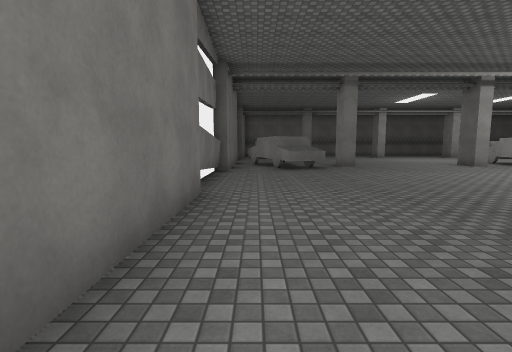
View 1 (above)

24 first-person views from a walk through a scene from a Unity 3-D project. The camera is 1.5 m above the floor, tilts 6° down and sees 85° across. The floor is counted in squares, 2 m on a side. Each view is taken from the middle of a square. On the plan, view 1 faces up. The plan holds only what a view shows up to about 10 squares ahead; the rest is blank. The place goes on beyond the plan. Surface patterns are stand-ins for the level's own textures.

View 2
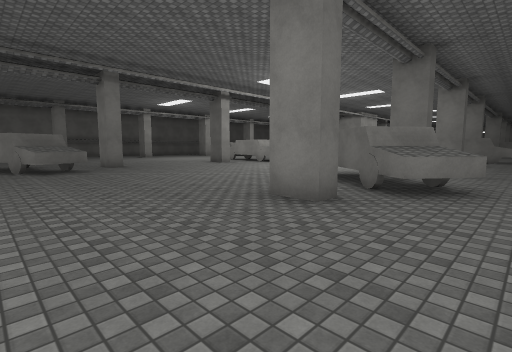

View 3
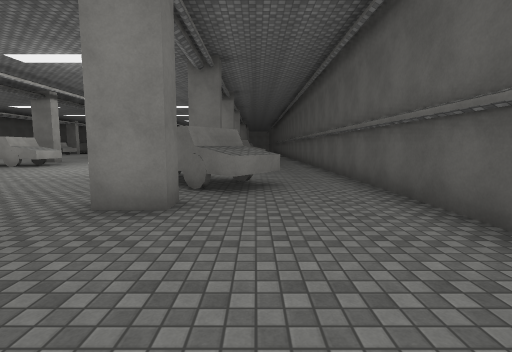

View 4
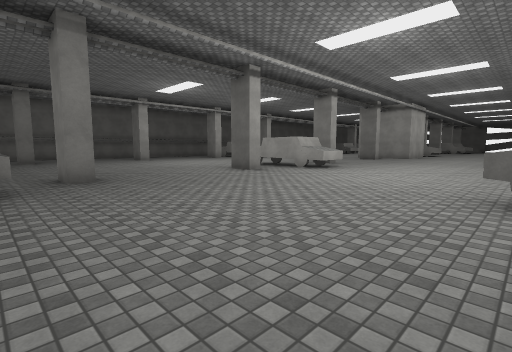

View 5
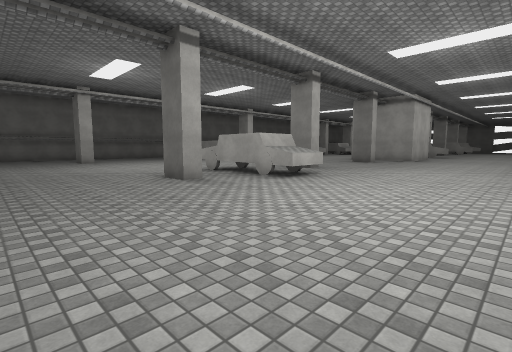

View 6
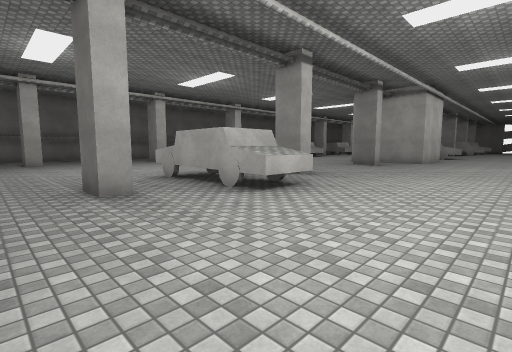

View 7
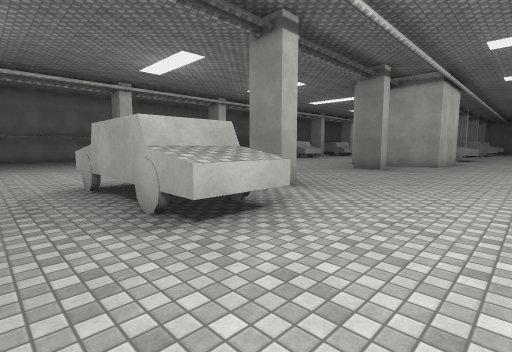

View 8
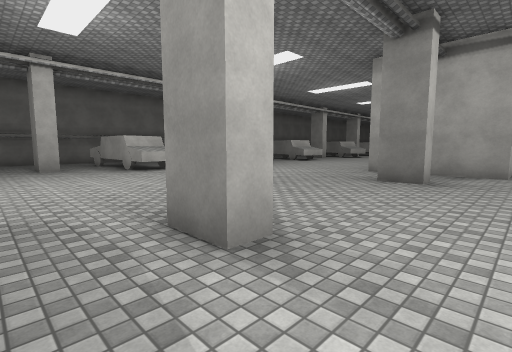

View 9
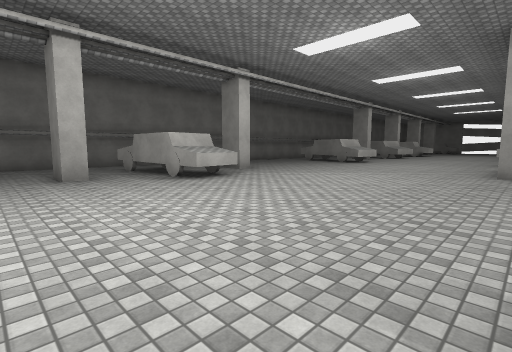

View 10
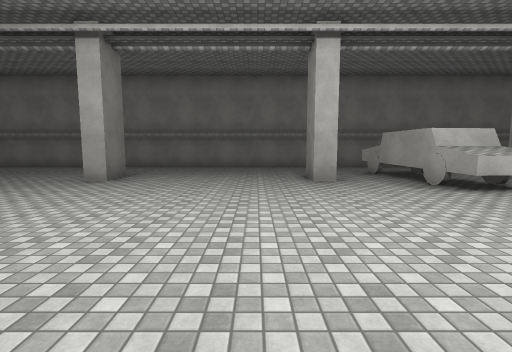

View 11
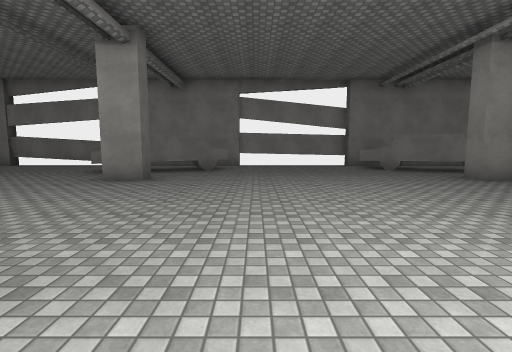

View 12
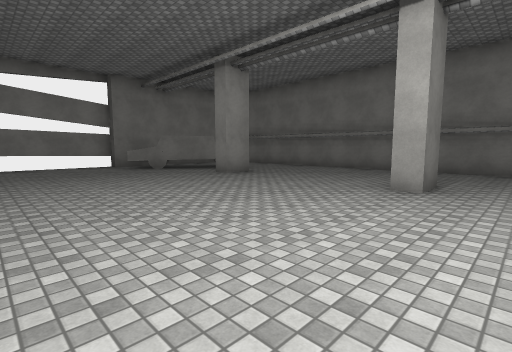

View 13
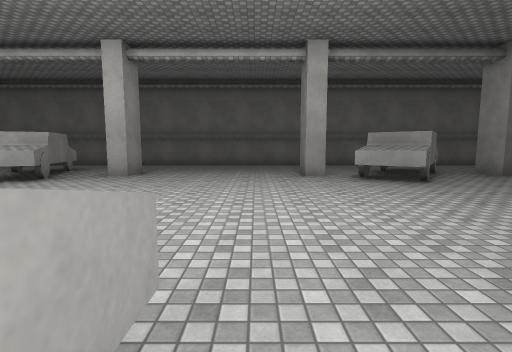

View 14
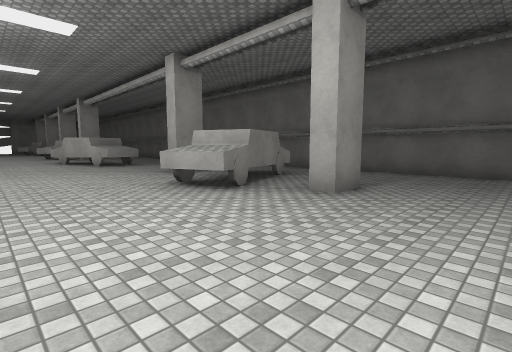

View 15
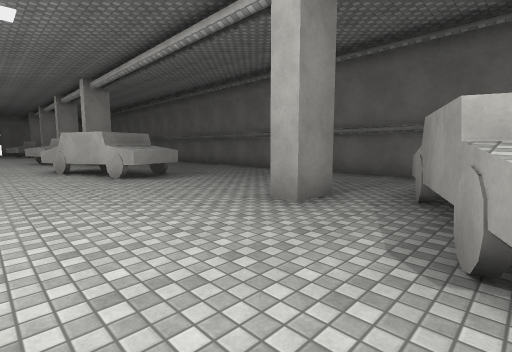

View 16
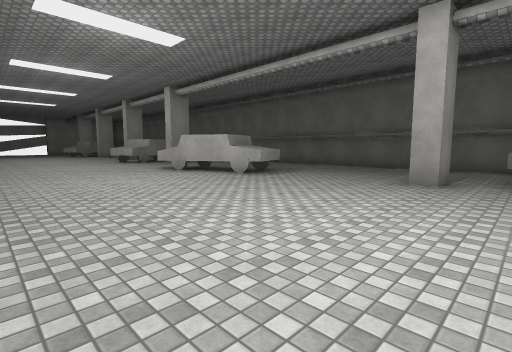

View 17
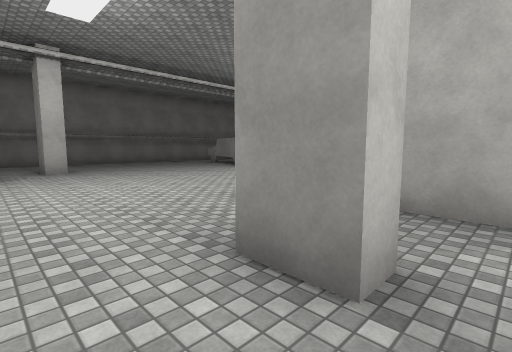

View 18
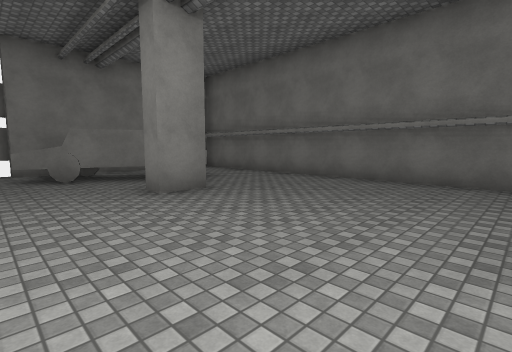

View 19
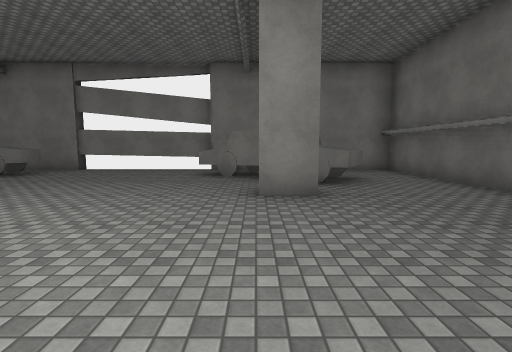

View 20
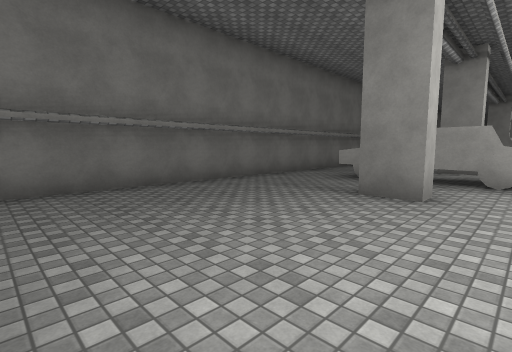

View 21
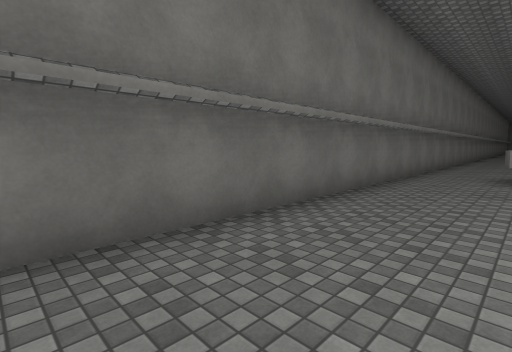

View 22
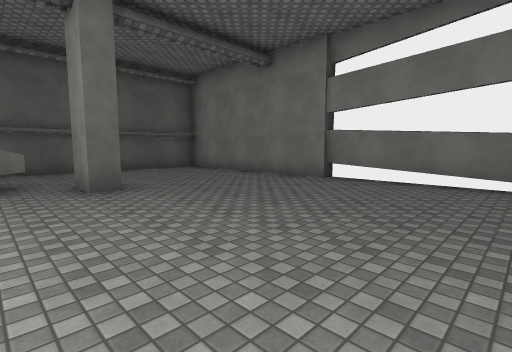

View 23
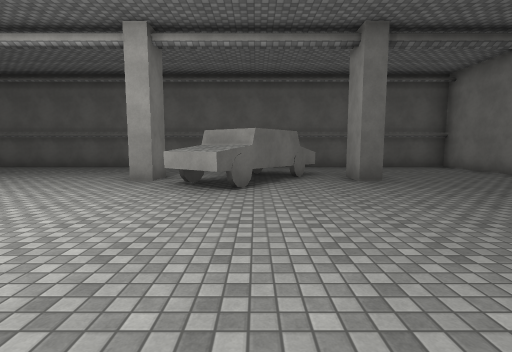

View 24
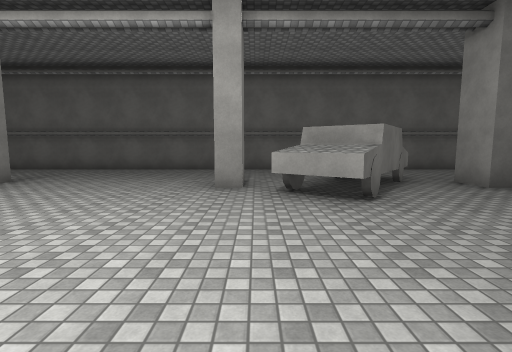

### Floor plan
Points are (right, up) in squares from view 1. A wall is a line through its corners. A room is listed if a view was taken in it or the views show most of it. See-through windows are left out.
Room 1 (views 1, 2, 3, 4, 5, 6, 7, 8, 9, 10, 11, 12, 13, 14, 15, 16, 17, 18, 19, 20, 21, 22, 23, 24)
walls: (13.9, 10.5) (13.3, 10.5) (13.3, 11.5); (11.8, 10.1) (10.3, 10); (11.8, 9.1) (10.3, 9.1) (10.3, 13.1); (18.9, 10.5) (18.3, 10.5) (18.3, 11.5); (8.9, 10.5) (8.3, 10.5) (8.3, 11.5); (21.1, 9.4) (20.5, 9.4) (20.5, 12.6); (17, 17.7) (15.6, 17.5) (15.2, 21.3) (16, 21.4); (16.9, 18.6) (15.4, 18.4); (15.1, 3.1) (16.3, 3.6); (13.3, 2) (13.3, 3) (13.8, 3); (16.1, 0.4) (14.7, 4) (16, 4.5) (17.4, 0.9); (3.7, 10.5) (3.3, 10.5) (3.3, 11.5) (3.7, 11.5) (3.7, 10.5); (6, 3.7) (7.1, 2.9); (22.7, 2.1) (22.3, 3.5) (26, 4.7); (23.6, 2.6) (23.2, 3.9); (2.4, 9.5) (1.1, 9) (0.5, 10.5); (1.9, 10.3) (0.7, 9.8); (6.1, 1.3) (4.9, 2.1); (20, 23.2) (-0.9, 23.2) (-0.9, 17.5); (3.7, 3) (3.7, 2) (3.3, 2) (3.3, 3) (3.7, 3); (5.5, 0.5) (4.4, 1.3) (6.6, 4.5) (7.8, 3.6); (22.5, -1.3) (23, -1.3); (-0.4, 12.6) (0.9, 13.1) (1.8, 10.9); (2.1, 20) (0.5, 17.4); (-0.9, 13.4) (-0.9, 8.8); (-1.1, 8.7) (-1, 4.4); (1.4, 21.5) (2.6, 20.8) (2.3, 20.3); (-0.9, 4.4) (-0.9, -1.1); (-1.2, 17.6) (-1, 13.4); (0, -1.3) (21, -1.3)
low walls: (16.3, 3.6) (16, 4.2); (7.1, 2.9) (7.5, 3.5); (23, 2.4) (23.6, 2.6); (5.7, 1.1) (6.1, 1.6); (-0.1, 12.3) (0.1, 11.7); (-1.3, 17.1) (-1.2, 13.4)
ways out: gap at (15, 3)

Positions as (right, up) in squares from view 1, and headings:
1: (0, 0), facing up
2: (0, 0), facing up-right
3: (0, 1), facing right
4: (2, 4), facing up-right
5: (5, 5), facing up-right
6: (7, 6), facing up-right
7: (9, 7), facing up-right
8: (12, 9), facing up-right
9: (12, 12), facing up-right
10: (12, 13), facing up
11: (10, 14), facing left
12: (10, 14), facing up-left
13: (10, 10), facing down
14: (11, 7), facing down-right
15: (16, 6), facing down-right
16: (17, 9), facing down-right
17: (17, 10), facing up-right
18: (8, 17), facing up-left
19: (8, 19), facing left
20: (9, 18), facing up-right
21: (8, 21), facing up-right
22: (5, 8), facing down-left
23: (6, 9), facing down
24: (8, 8), facing down
